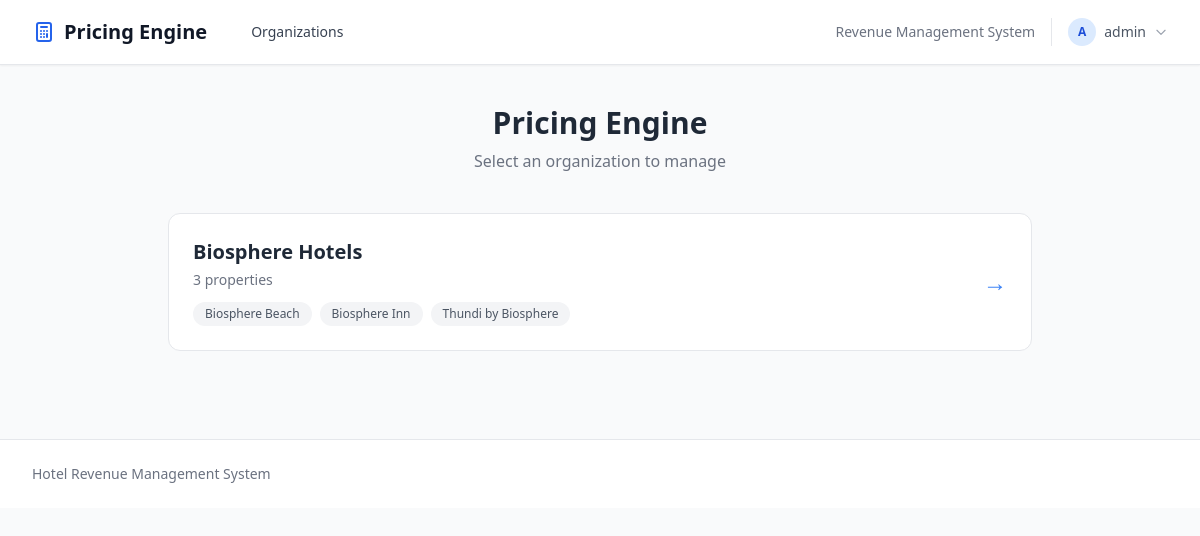
Page /org/ (signed in) on the earlier database version.
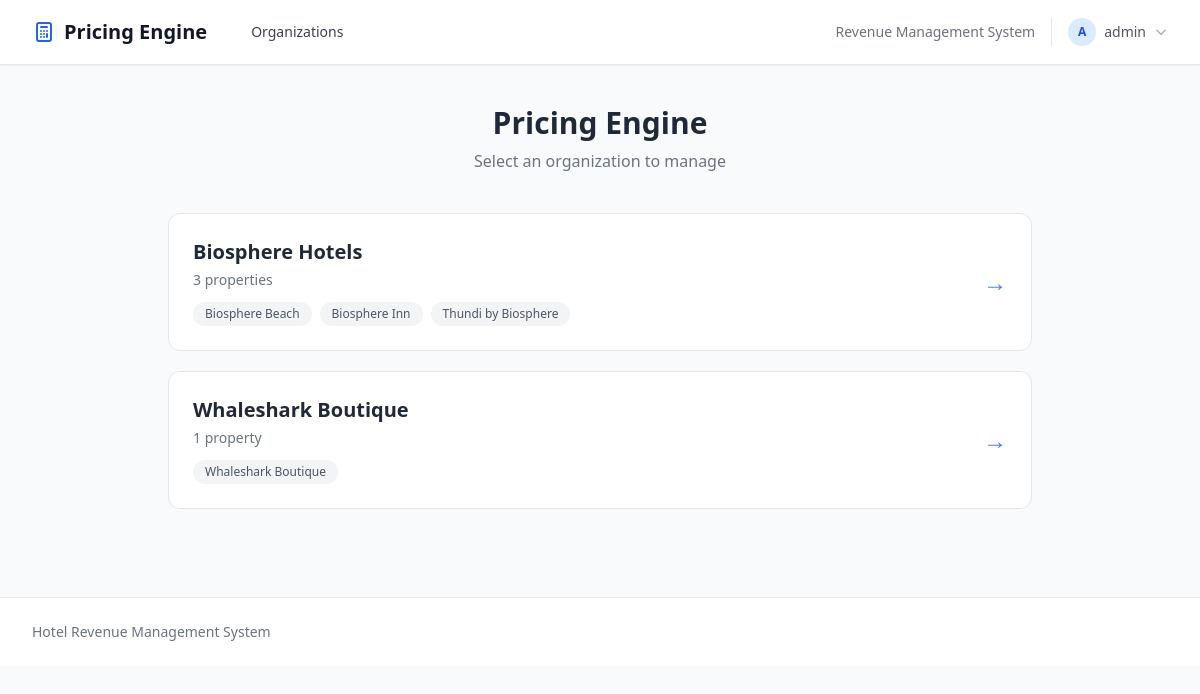
Same page on the later database version.
### pricing/models/core.py (models this page shows, shortened)
class Organization(models.Model):
    name = models.CharField(
        max_length=200,
        help_text="Organization name (e.g., 'Atoll Resorts Group')"
    )
    code = models.SlugField(
        max_length=50,
        unique=True,
        help_text="URL-friendly code (e.g., 'atoll-resorts')"
    )
    default_currency = models.CharField(
        max_length=3,
        default='USD',
        help_text="Default currency code (e.g., USD, EUR)"
    )
    currency_symbol = models.CharField(
        max_length=5,
        default='$',
        help_text="Currency symbol for display"
    )
    is_active = models.BooleanField(
        default=True,
        help_text="Whether this organization is active"
    )
    created_at = models.DateTimeField(auto_now_add=True)
    updated_at = models.DateTimeField(auto_now=True)
    class Meta:
        ordering = ['name']
        verbose_name = "Organization"
        verbose_name_plural = "Organizations"

class Property(models.Model):
    organization = models.ForeignKey(
        Organization,
        on_delete=models.PROTECT,
        related_name='properties',
        help_text="Parent organization"
    )
    name = models.CharField(
        max_length=200,
        default="My Hotel",
        help_text="Property name"
    )
    code = models.SlugField(
        max_length=50,
        help_text="URL-friendly code (e.g., 'biosphere-inn')"
    )
    reference_base_rate = models.DecimalField(
        max_digits=10,
        decimal_places=2,
        default=Decimal('100.00'),
        help_text="Reference rate for room index calculations (e.g., Standard Room rate)"
    )
    currency_symbol = models.CharField(
        max_length=5,
        default='$',
        help_text="Currency symbol to display"
    )
    location = models.CharField(
        max_length=255,
        blank=True,
        help_text="e.g., Maldives, Kaafu Atoll"
    )
    country_code = models.CharField(
        max_length=2,
        default='MV',
        db_index=True,
        help_text="ISO 3166-1 alpha-2 country code (e.g., 'MV' for Maldives)"
    )
    total_rooms = models.PositiveIntegerField(
        default=0,
        help_text="Total number of rooms (auto-calculated from room types)"
    )
    service_charge_percent = models.DecimalField(
        max_digits=5,
        decimal_places=2,
        default=Decimal('10.00'),
        validators=[MinValueValidator(0), MaxValueValidator(100)],
        help_text="Service charge percentage (e.g., 10.00 for 10%)"
    )
    tax_percent = models.DecimalField(
        max_digits=5,
        decimal_places=2,
        default=Decimal('16.00'),
        validators=[MinValueValidator(0), MaxValueValidator(100)],
        help_text="Tax percentage (e.g., 16.00 for 16% GST)"
    )
    tax_on_service_charge = models.BooleanField(
        default=True,
        help_text="Whether tax is calculated on subtotal + service charge (True) or just subtotal (False)"
    )
    min_rate_warning = models.DecimalField(
        max_digits=10,
        decimal_places=2,
        null=True,
        blank=True,
        help_text="Warn if any rate falls below this amount"
    )
    max_discount_warning = models.DecimalField(
        max_digits=5,
        decimal_places=2,
        null=True,
        blank=True,
        default=Decimal('40.00'),
        help_text="Warn if total discount percentage exceeds this value"
    )
    is_active = models.BooleanField(
        default=True,
        help_text="Whether this property is active"
    )
    created_at = models.DateTimeField(auto_now_add=True)
    updated_at = models.DateTimeField(auto_now=True)
    class Meta:
        ordering = ['organization', 'name']
        unique_together = ['organization', 'code']
        verbose_name = "Property"
        verbose_name_plural = "Properties"

### pricing/views/core.py (the view, shortened to what this page needs)
class OrganizationSelectorView(TemplateView):
    template_name = 'pricing/core/organization_selector.html'
    def get_context_data(self, **kwargs):
        context = super().get_context_data(**kwargs)
        user = self.request.user
        if user.is_superuser:
            context['organizations'] = Organization.objects.filter(
                is_active=True
            ).prefetch_related('properties')
        return context

### pricing/templates/pricing/core/organization_selector.html (shortened to what this page needs)
{% extends 'pricing/base.html' %}
{% block content %}
<div class="max-w-4xl mx-auto py-10 px-4">
    <div class="text-center mb-10">
        <h1 class="text-3xl font-bold text-gray-800">Pricing Engine</h1>
        <p class="text-gray-500 mt-2">Select an organization to manage</p>
    </div>
    <div class="grid gap-5">
        {% for org in organizations %}
        <a href="{% url 'pricing:org_dashboard' org_code=org.code %}"
           class="block bg-white rounded-xl border border-gray-200 p-6 hover:shadow-lg hover:border-blue-300 transition-all">
            <div class="flex items-center justify-between">
                <div>
                    <h2 class="text-xl font-bold text-gray-800">{{ org.name }}</h2>
                    <p class="text-sm text-gray-500 mt-1">
                        {{ org.properties.count }} propert{{ org.properties.count|pluralize:"y,ies" }}
                    </p>
                    <div class="flex flex-wrap gap-2 mt-3">
                        {% for prop in org.properties.all %}
                        <span class="inline-block bg-gray-100 text-gray-600 text-xs px-3 py-1 rounded-full">
                            {{ prop.name }}
                        </span>
                        {% endfor %}
                    </div>
                </div>
                <span class="text-blue-500 text-2xl ml-4">→</span>
            </div>
        </a>
        {% empty %}
        <div class="text-center py-16 bg-white rounded-xl border border-gray-200">
            <p class="text-gray-400 text-lg">No organizations found</p>
            <p class="text-gray-400 text-sm mt-2">Create one in the Django admin to get started</p>
        </div>
        {% endfor %}
    </div>
</div>
{% endblock %}

Differences in the rows shown:
added Organization: name "Whaleshark Boutique", properties.count "1"
added Property: name "Whaleshark Boutique"
